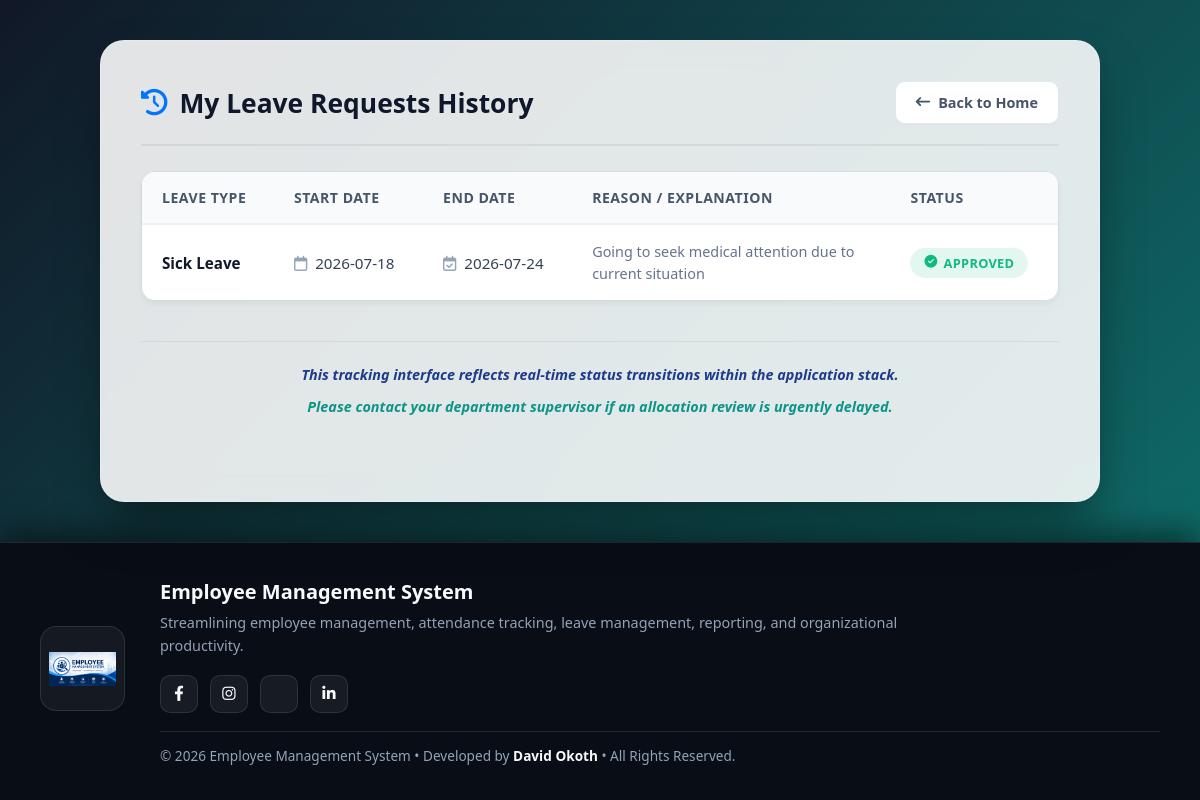
/my_leave.php (signed in), run on the app's committed database.
### tables this page shows
CREATE TABLE `leave_requests` (
  `id` int(11) NOT NULL,
  `employee_id` int(11) NOT NULL,
  `leave_type` varchar(50) NOT NULL,
  `start_date` date NOT NULL,
  `end_date` date NOT NULL,
  `reason` text NOT NULL,
  `status` enum('Pending','Approved','Rejected') DEFAULT 'Pending',
  `request_date` timestamp NOT NULL DEFAULT current_timestamp()
);

### my_leave.php (the view, shortened to what this page needs)
<?php
include("connect.php");
$user_id = $_SESSION['user_id'];
$stmt = mysqli_prepare($conn, "SELECT * FROM leave_requests WHERE employee_id = ? ORDER BY id DESC");
mysqli_stmt_bind_param($stmt, "s", $user_id);
mysqli_stmt_execute($stmt);
$result = mysqli_stmt_get_result($stmt);
?>
<!DOCTYPE html>
<html lang="en">
<head>
    <link rel="stylesheet" href="https://cdnjs.cloudflare.com/ajax/libs/font-awesome/6.4.0/css/all.min.css">
</head>
<body>
<div class="container">
    <div class="header-area">
        <h2><i class="fa-solid fa-clock-rotate-left"></i> My Leave Requests History</h2>
        <a href="home.php" class="back-btn">
            <i class="fa-solid fa-arrow-left-long"></i> Back to Home
        </a>
    </div>
    <div class="table-wrapper">
        <table>
            <thead>
                <tr>
                    <th>Leave Type</th>
                    <th>Start Date</th>
                    <th>End Date</th>
                    <th>Reason / Explanation</th>
                    <th>Status</th>
                </tr>
            </thead>
            <tbody>
                <?php if ($result && mysqli_num_rows($result) > 0): ?>
                    <?php while($row = mysqli_fetch_assoc($result)): ?>
                    <tr>
                        <td style="font-weight: 600; color: #0f172a;"><?php echo htmlspecialchars($row['leave_type'] ?? ''); ?></td>
                        <td><i class="fa-regular fa-calendar" style="color: #94a3b8; margin-right: 4px;"></i> <?php echo htmlspecialchars($row['start_date'] ?? ''); ?></td>
                        <td><i class="fa-regular fa-calendar-check" style="color: #94a3b8; margin-right: 4px;"></i> <?php echo htmlspecialchars($row['end_date'] ?? ''); ?></td>
                        <td style="max-width: 300px; color: #64748b; font-size: 0.9rem; line-height: 1.5;">
                            <?php echo htmlspecialchars($row['reason'] ?? ''); ?>
                        </td>
                        <td>
                            <?php
                            $status = $row['status'] ?? 'Pending';
                            if ($status === 'Approved') {
                                echo "<span class='status-badge approved'><i class='fa-solid fa-circle-check'></i> Approved</span>";
                            } elseif ($status === 'Rejected') {
                                echo "<span class='status-badge rejected'><i class='fa-solid fa-circle-xmark'></i> Rejected</span>";
                            } else {
                                echo "<span class='status-badge pending'><i class='fa-solid fa-circle-dot'></i> Pending</span>";
                            }
                            ?>
                        </td>
                    </tr>
                    <?php endwhile; ?>
                <?php endif; ?>
            </tbody>
        </table>
    </div>
    <div class="footer-note">
        <p>This tracking interface reflects real-time status transitions within the application stack.</p>
        <p>Please contact your department supervisor if an allocation review is urgently delayed.</p>
    </div>
</div>
<footer class="system-footer">
    <div class="footer-logo">
        <img src="image.png" alt="EMS Logo">
    </div>
    <div class="footer-content">
        <h3>Employee Management System</h3>
        <p class="footer-desc">
            Streamlining employee management, attendance tracking,
            leave management, reporting, and organizational productivity.
        </p>
        <div class="social-links">
            <a href="https://facebook.com" target="_blank" aria-label="Facebook">
                <i class="fab fa-facebook-f"></i>
            </a>
            <a href="https://instagram.com" target="_blank" aria-label="Instagram">
                <i class="fab fa-instagram"></i>
            </a>
            <a href="https://x.com" target="_blank" aria-label="X (Twitter)">
            </a>
            <a href="https://linkedin.com" target="_blank" aria-label="LinkedIn">
                <i class="fab fa-linkedin-in"></i>
            </a>
        </div>
        <p class="copyright">
            © <?php echo date('Y'); ?> Employee Management System &bull;
            Developed by <strong>David Okoth</strong> &bull;
            All Rights Reserved.
        </p>
    </div>
</footer>
</body>
</html>

### my_leave.php (style rules this page uses)
:root { --primary-blue: #0076fe; --primary-hover: #005ecb; --secondary: #8b5cf6; --success-green: #10b981; --danger-red: #ef4444; --warning-amber: #f59e0b; --glass-border: rgba(255, 255, 255, 0.25); --card-bg: rgba(255, 255, 255, 0.88); --text-slate: #475569; --dark-bg: #090d16; --text-main: #f8fafc; --text-muted: #94a3b8; --dark-border: rgba(255, 255, 255, 0.1); }
* { margin: 0; padding: 0; box-sizing: border-box; font-family: 'Segoe UI', Tahoma, Geneva, Verdana, sans-serif; }
html, body { height: 100%; overflow-x: hidden; }
body { background: linear-gradient(-45deg, #0f172a, #1e3a8a, #0d9488, #111827); background-size: 400% 400%; animation: movingGradient 15s ease infinite; min-height: 100vh; display: flex; flex-direction: column; align-items: center; }
.container { background: var(--card-bg); backdrop-filter: blur(16px); -webkit-backdrop-filter: blur(16px); max-width: 1000px; width: 90%; margin: 40px auto; padding: 40px; border-radius: 24px; box-shadow: 0 25px 50px -12px rgba(0, 0, 0, 0.5); border: 1px solid var(--glass-border); flex: 1 0 auto; }
.header-area { display: flex; justify-content: space-between; align-items: center; border-bottom: 2px solid rgba(0, 0, 0, 0.06); padding-bottom: 20px; margin-bottom: 25px; }
.header-area h2 { font-size: 1.65rem; color: #0f172a; font-weight: 700; display: flex; align-items: center; gap: 12px; }
.header-area h2 i { color: var(--primary-blue); }
.back-btn { background: #ffffff; color: var(--text-slate); text-decoration: none; padding: 11px 20px; border-radius: 10px; font-weight: 600; font-size: 0.9rem; display: inline-flex; align-items: center; gap: 8px; border: 1px solid #e2e8f0; box-shadow: 0 2px 4px rgba(0, 0, 0, 0.02); transition: all 0.2s ease; }
.table-wrapper { width: 100%; overflow-x: auto; border-radius: 14px; border: 1px solid rgba(0, 0, 0, 0.05); box-shadow: 0 4px 6px -1px rgba(0, 0, 0, 0.05); }
table { width: 100%; border-collapse: collapse; background: #ffffff; text-align: left; }
th { background: #f8fafc; color: #475569; font-weight: 700; font-size: 0.88rem; text-transform: uppercase; letter-spacing: 0.5px; padding: 16px 20px; border-bottom: 2px solid #edf2f7; }
td { padding: 16px 20px; color: #334155; font-size: 0.95rem; border-bottom: 1px solid #f1f5f9; vertical-align: middle; }
tr:last-child td { border-bottom: none; }
.status-badge { display: inline-flex; align-items: center; gap: 6px; padding: 6px 14px; border-radius: 20px; font-weight: 700; font-size: 0.8rem; letter-spacing: 0.3px; text-transform: uppercase; }
.status-badge.approved { background: rgba(16, 185, 129, 0.12); color: var(--success-green); }
.footer-note { margin-top: 40px; padding-top: 20px; text-align: center; font-size: 0.9rem; line-height: 1.8; font-style: italic; border-top: 1px solid rgba(0, 0, 0, 0.06); }
.footer-note p { font-weight: 600; margin-bottom: 6px; }
.footer-note p:last-child { margin-bottom: 0; }
.footer-note p:nth-of-type(odd) { color: #1e3a8a; }
.footer-note p:nth-of-type(even) { color: #0d9488; }
.system-footer { width: 100%; background: var(--dark-bg); border-top: 1px solid var(--dark-border); padding: 35px 40px; display: flex; align-items: center; justify-content: center; gap: 35px; box-shadow: 0 -10px 30px rgba(0, 0, 0, 0.5); margin-top: auto; }
.footer-logo img { width: 85px; height: 85px; object-fit: contain; border-radius: 16px; padding: 8px; background: rgba(255, 255, 255, 0.05); border: 1px solid var(--dark-border); }
.footer-content { max-width: 1000px; width: 100%; }
.footer-content h3 { font-size: 1.25rem; font-weight: 700; color: var(--text-main); margin-bottom: 6px; }
.footer-desc { color: var(--text-muted); font-size: 0.9rem; line-height: 1.6; margin-bottom: 18px; max-width: 750px; }
.social-links { display: flex; gap: 12px; margin-bottom: 18px; }
.social-links a { width: 38px; height: 38px; border-radius: 10px; background: rgba(255, 255, 255, 0.06); color: var(--text-main); display: flex; justify-content: center; align-items: center; text-decoration: none; font-size: 0.95rem; border: 1px solid var(--dark-border); transition: all 0.25s ease; }
.copyright { font-size: 0.85rem; color: var(--text-muted); border-top: 1px solid var(--dark-border); padding-top: 14px; }
.copyright strong { color: var(--text-main); }

### data on the page
leave_requests: leave_type "Sick Leave", start_date "2026-07-18", end_date "2026-07-24", reason "Going to seek medical attention due to current situation", status "Approved" (drawn)
